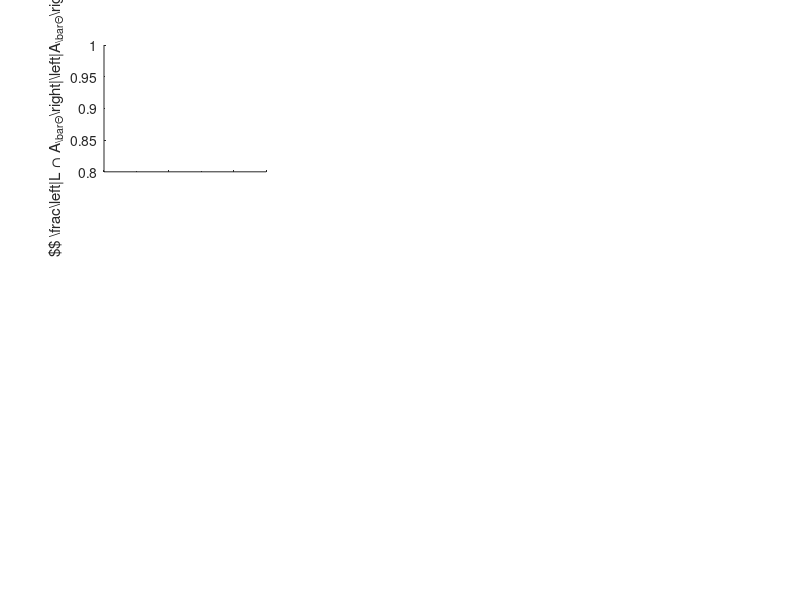

Write MATLAB code to recreate this figure. (Note: this script raises an error after producing the figure.)

hFig = figure(1);
set(hFig, 'Position', [100 0 1000 700])

counter=1;
for z=1:3
    for y=1:3

rndDeviation = 1;
rndMean = 0;
noPoints = 10000;
rndSample = rndDeviation.*randn(noPoints,1) + rndMean; 
rndSample = sort(rndSample);
rndLabels = sign(rndSample);
rndInitLabels = rndLabels;

% add falsely classified points
noFalseFields = 500; % number of distributions used to insert possible true rejects


for i = 1:noFalseFields
    rndMeanFalse = round(((noPoints/2)*rand)+(noPoints/4)); % random number in the intervall of 0 to 1000
    rndDeviationFalse = 2; % flip label of this amount of points around the mean
    noFalsePoints = 5;
    rndSampleFalse = unique(round(rndDeviationFalse.*randn(noFalsePoints,1) + rndMeanFalse));
    for j = 1:size(rndSampleFalse)
        rndLabels(rndSampleFalse(j)) = rndLabels(rndSampleFalse(j)) * -1; % flip labels
    end
end

rndLabels(rndLabels == 1) = 2;
rndLabels(rndLabels == -1) = 1;
rndInitLabels(rndInitLabels == 1) = 2;
rndInitLabels(rndInitLabels == -1) = 1;

% plot


%apply measure (distance to descision plane)
rndSample = abs(rndSample);
[rndSample index] = sort(rndSample);
rndLabels = rndLabels(index);
rndInitLabels = rndInitLabels(index);

%test
subplot(3,3,counter);
set(0,'DefaultTextInterpreter', 'latex')
hold on
axis([0.5 1 0.8 1]);
if(counter>6)
    xlabel('$$ \frac{\left|A_{\bar{\Theta}}\right|}{|X|} $$');
    
else
    xlabel('');
    set(gca,'XTickLabel',{});
end
if(mod((counter-1),3) == 0)
    ylabel('$$ \frac{\left|L \cap A_{\bar{\Theta}}\right|}{\left|A_{\bar{\Theta}}\right|} $$');
else
    ylabel('');
    set(gca,'YTickLabel',{}) 
end
counter = counter+1;

set(gca,'XDir','reverse');

[optBF,arc] = rejectBruteForceARC(rndInitLabels,rndLabels);

maxi = 0;
for i=1:length(optBF)
    if(optBF(i)<=maxi)
        optBF(i)=0;
    else
        maxi=optBF(i);
    end

end

[I,M] = find(optBF ~=0)

C = arc(:,1);
Acc = arc(:,2);


%scatter(C(I),Acc(I),'g');
plot(C(I),Acc(I),'g-','LineWidth',2);

[optBF,arc] = rejectGreedyARC(rndInitLabels,rndLabels);

maxi = 0;
for i=1:length(optBF)
    if(optBF(i)<=maxi)
        optBF(i)=0;
    else
        maxi=optBF(i);
    end

end

[I,M] = find(optBF ~=0)

C = arc(:,1);
Acc = arc(:,2);


%scatter(C(I),Acc(I),'r');
plot(C(I),Acc(I),'r--','LineWidth',2);

hold off
    
    
    end
end
